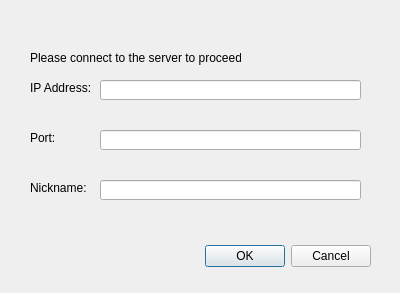
<?xml version="1.0" encoding="UTF-8"?>
<ui version="4.0">
 <class>Welcome</class>
 <widget class="QDialog" name="Welcome">
  <property name="geometry">
   <rect>
    <x>0</x>
    <y>0</y>
    <width>400</width>
    <height>293</height>
   </rect>
  </property>
  <property name="windowTitle">
   <string>Dialog</string>
  </property>
  <widget class="QDialogButtonBox" name="buttonBox">
   <property name="geometry">
    <rect>
     <x>30</x>
     <y>240</y>
     <width>341</width>
     <height>32</height>
    </rect>
   </property>
   <property name="orientation">
    <enum>Qt::Horizontal</enum>
   </property>
   <property name="standardButtons">
    <set>QDialogButtonBox::Cancel|QDialogButtonBox::Ok</set>
   </property>
  </widget>
  <widget class="QLabel" name="label">
   <property name="geometry">
    <rect>
     <x>30</x>
     <y>80</y>
     <width>61</width>
     <height>16</height>
    </rect>
   </property>
   <property name="text">
    <string>IP Address:</string>
   </property>
  </widget>
  <widget class="QLabel" name="label_2">
   <property name="geometry">
    <rect>
     <x>30</x>
     <y>130</y>
     <width>61</width>
     <height>16</height>
    </rect>
   </property>
   <property name="text">
    <string>Port:</string>
   </property>
  </widget>
  <widget class="QLabel" name="label_3">
   <property name="geometry">
    <rect>
     <x>30</x>
     <y>180</y>
     <width>61</width>
     <height>16</height>
    </rect>
   </property>
   <property name="text">
    <string>Nickname:</string>
   </property>
  </widget>
  <widget class="QLineEdit" name="lineEdit">
   <property name="geometry">
    <rect>
     <x>100</x>
     <y>80</y>
     <width>261</width>
     <height>20</height>
    </rect>
   </property>
  </widget>
  <widget class="QLineEdit" name="lineEdit_2">
   <property name="geometry">
    <rect>
     <x>100</x>
     <y>130</y>
     <width>261</width>
     <height>20</height>
    </rect>
   </property>
  </widget>
  <widget class="QLineEdit" name="lineEdit_3">
   <property name="geometry">
    <rect>
     <x>100</x>
     <y>180</y>
     <width>261</width>
     <height>20</height>
    </rect>
   </property>
  </widget>
  <widget class="QLabel" name="label_4">
   <property name="geometry">
    <rect>
     <x>30</x>
     <y>50</y>
     <width>211</width>
     <height>16</height>
    </rect>
   </property>
   <property name="text">
    <string>Please connect to the server to proceed</string>
   </property>
  </widget>
 </widget>
 <resources/>
 <connections>
  <connection>
   <sender>buttonBox</sender>
   <signal>accepted()</signal>
   <receiver>Welcome</receiver>
   <slot>accept()</slot>
   <hints>
    <hint type="sourcelabel">
     <x>248</x>
     <y>254</y>
    </hint>
    <hint type="destinationlabel">
     <x>157</x>
     <y>274</y>
    </hint>
   </hints>
  </connection>
  <connection>
   <sender>buttonBox</sender>
   <signal>rejected()</signal>
   <receiver>Welcome</receiver>
   <slot>reject()</slot>
   <hints>
    <hint type="sourcelabel">
     <x>316</x>
     <y>260</y>
    </hint>
    <hint type="destinationlabel">
     <x>286</x>
     <y>274</y>
    </hint>
   </hints>
  </connection>
 </connections>
</ui>
